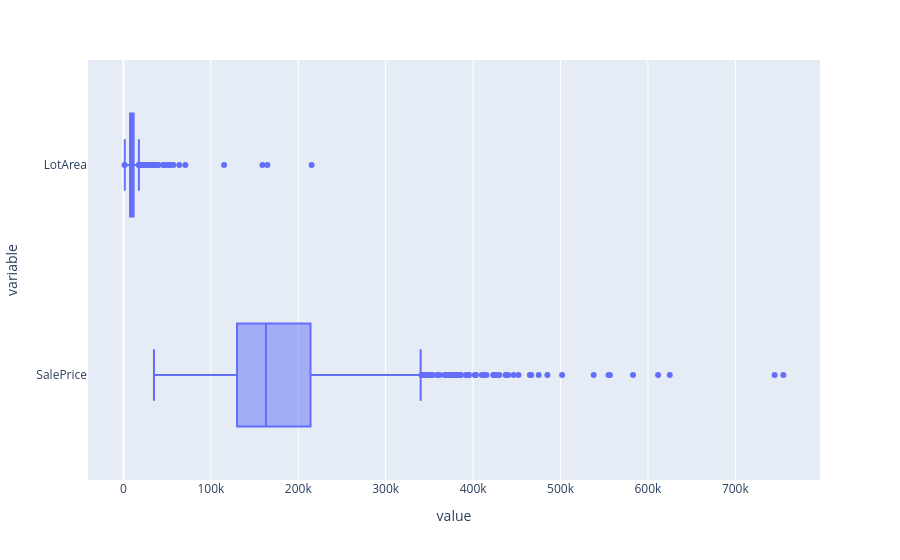

Write notebook code for a chart like this one.
### Code cell
graphoutliers2 = px.box(data[large_scale], orientation='h' )
graphoutliers2.show()

### Figure 1 — Plotly figure (JSON) as saved in the notebook; plotly's stock layout.template omitted (floating-point values rounded to 4 significant figures; data arrays with more than 128 entries replaced by an {"elided": "..."} marker saying what was removed)
{"data": [{"alignmentgroup": "True", "hovertemplate": "value=%{x}<br>variable=%{y}<extra></extra>", "legendgroup": "", "marker": {"color": "#636efa"}, "name": "", "notched": false, "offsetgroup": "", "orientation": "h", "showlegend": false, "type": "box", "x": {"elided": "2920 int values"}, "x0": " ", "xaxis": "x", "y": {"elided": "2920 str values"}, "y0": " ", "yaxis": "y"}], "layout": {"boxmode": "group", "legend": {"tracegroupgap": 0}, "margin": {"t": 60}, "xaxis": {"anchor": "y", "domain": [0, 1], "title": {"text": "value"}}, "yaxis": {"anchor": "x", "domain": [0, 1], "title": {"text": "variable"}}}}
